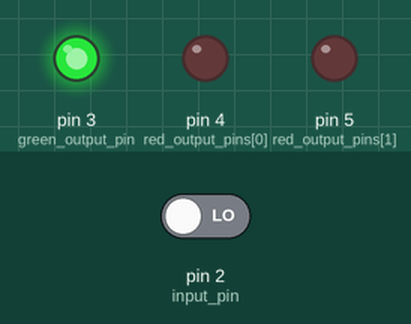
Bench run of a sketch on a simulated Arduino Uno, built with avr-gcc and run on an emulated ATmega328P. Shown: output pins drawn as LEDs (lit = HIGH). Dashed ring = blinking. The test bench sets the inputs (shaded band); at power-on: pin 2 (input_pin) LOW.

Above: at 1.2 s.
1.3 s: pin 2 (input_pin) driven HIGH
At 1.42 s:
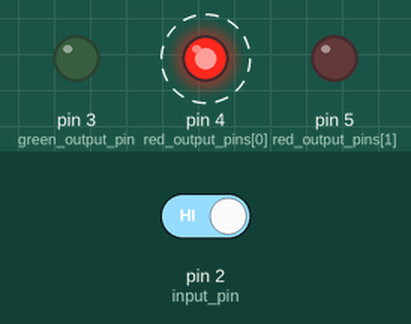
At 2.17 s:
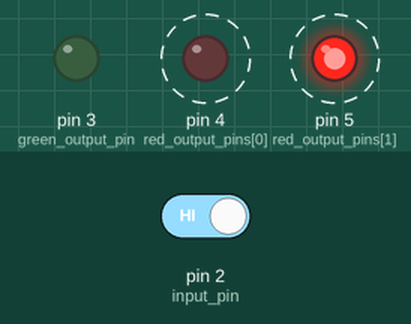
4.3 s: pin 2 (input_pin) driven LOW
At 4.7 s:
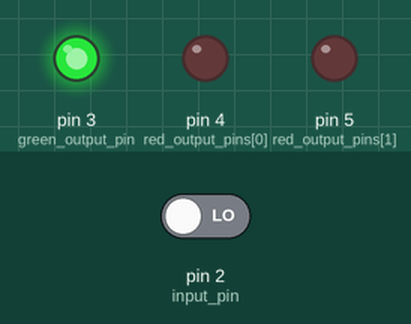
Timing chart, 0 to 7.3 s (numbered marks = the images above; inputs shaded):
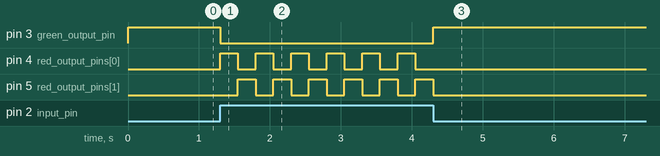

The sketch:

SpaceshipInterface.ino
```cpp
// Instantiate global variables here
// Have to declare a type, then value.  End declarations with a semi-colon (;)
int switch_state = 0;
int input_pin = 2;
int ON = 1;

// at compile time, arduino will place all instances of variable with the value
#define MY_SIZE 2
int red_output_pins[MY_SIZE] = {4,5};
int green_output_pin = 3;

void setup() {
  // These three output pins are connected to our three LEDs anode legs
  for(int x = 0; x < MY_SIZE; x++) {
    pinMode(red_output_pins[x], OUTPUT);
  }
  pinMode(green_output_pin, OUTPUT);
  // This input pin is for reading the state of our switch
  // A 10k 'pull-down' resistor is connects our switch to ground when the switch is open
  // so that the input pin reads LOW when there is no voltage coming through the switch
  pinMode(2, INPUT);
}

void loop() {
  switch_state = digitalRead(input_pin); // digitalRead returns either 1 (HIGH) or 0 (LOW)

  if (switch_state == ON) {
    // write green LED to LOW
    digitalWrite(green_output_pin, LOW);

    // write first red LED to HIGH and second red LED to LOW
    digitalWrite(red_output_pins[0], HIGH);
    digitalWrite(red_output_pins[1], LOW);

    // wait for a quarter of a second
    delay(250);
    // write second red LED to HIGH and first red LED to LOW
    digitalWrite(red_output_pins[0], LOW);
    digitalWrite(red_output_pins[1], HIGH);
    delay(250);

  } else {
    // write both red LEDS to LOW
    for(int x = 0; x < MY_SIZE; x++) {
      digitalWrite(red_output_pins[x], LOW);
    }
    // write green LED to HIGH
    digitalWrite(green_output_pin, HIGH);

  }

}
```

Measured:
- after the input at 1.3 s, pin 3 (green_output_pin): HIGH → LOW at once; pin 4 (red_output_pins[0]): alternates HIGH for 0.25 s and LOW for 0.25 s, starting at once; pin 5 (red_output_pins[1]): alternates HIGH for 0.25 s and LOW for 0.25 s, starting after 0.25 s
- after the input at 4.3 s, pin 3 (green_output_pin): LOW → HIGH at once; pin 4 (red_output_pins[0]): stops changing and stays LOW; pin 5 (red_output_pins[1]): goes on until 4.3 s, then stays LOW
